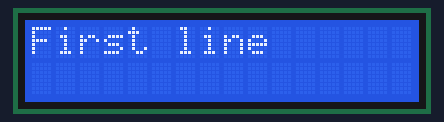
A sketch run on a simulated Arduino Uno, built with avr-gcc and run on an emulated ATmega328P. Parts: 16×2 character LCD.

Above: at 0.1 s.
At 3.1 s:
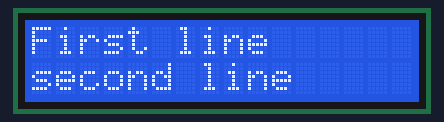

The sketch:

LCD_12C.ino
```cpp
#include <Wire.h>
#include <LiquidCrystal_I2C.h>


LiquidCrystal_I2C lcd(0x27,16,2);  // set the LCD address to 0x27 for a 16 chars and 2 line display

void setup(){
  lcd.init();        // initialize the lcd
  lcd.backlight();  //turn on backlight

}

void loop(){
  lcd.setCursor(0,0);  //set cursor to line 1
  lcd.print("First line"); //print first line
  delay(3000);
  lcd.setCursor(0,1);  //set cursor to line 1
  lcd.print("second line"); //print second line
  delay(3000);
  lcd.clear();  //clear LCD

}
```

Measured:
- what the display in image 1 shows lasts 3.0 s, from 3.1 s to 6.1 s
